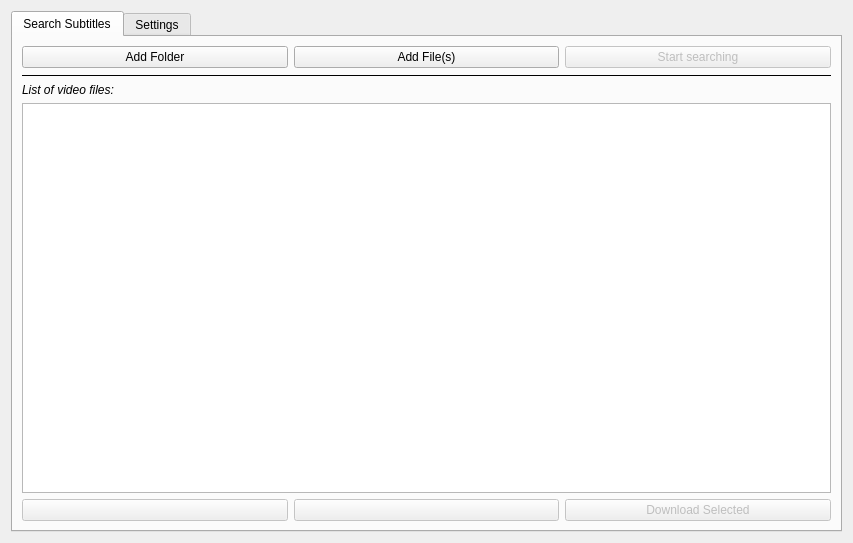
<?xml version="1.0" encoding="UTF-8"?>
<ui version="4.0">
 <class>Dialog</class>
 <widget class="QDialog" name="Dialog">
  <property name="geometry">
   <rect>
    <x>0</x>
    <y>0</y>
    <width>853</width>
    <height>543</height>
   </rect>
  </property>
  <property name="sizePolicy">
   <sizepolicy hsizetype="Preferred" vsizetype="Ignored">
    <horstretch>0</horstretch>
    <verstretch>0</verstretch>
   </sizepolicy>
  </property>
  <property name="windowTitle">
   <string>PySub GUI</string>
  </property>
  <layout class="QVBoxLayout" name="verticalLayout_2">
   <item>
    <widget class="QTabWidget" name="tabWidget">
     <property name="currentIndex">
      <number>0</number>
     </property>
     <widget class="QWidget" name="tab_search">
      <attribute name="title">
       <string>Search Subtitles</string>
      </attribute>
      <layout class="QHBoxLayout" name="horizontalLayout">
       <item>
        <layout class="QGridLayout" name="gridLayout">
         <item row="5" column="1">
          <widget class="QPushButton" name="btn_auto_dl">
           <property name="enabled">
            <bool>false</bool>
           </property>
           <property name="text">
            <string/>
           </property>
          </widget>
         </item>
         <item row="2" column="0" colspan="3">
          <widget class="Line" name="line">
           <property name="frameShadow">
            <enum>QFrame::Plain</enum>
           </property>
           <property name="orientation">
            <enum>Qt::Horizontal</enum>
           </property>
          </widget>
         </item>
         <item row="1" column="2">
          <widget class="QPushButton" name="btn_start">
           <property name="enabled">
            <bool>false</bool>
           </property>
           <property name="text">
            <string>Start searching</string>
           </property>
          </widget>
         </item>
         <item row="4" column="0" colspan="3">
          <widget class="QTreeView" name="file_list">
           <property name="editTriggers">
            <set>QAbstractItemView::NoEditTriggers</set>
           </property>
           <property name="showDropIndicator" stdset="0">
            <bool>false</bool>
           </property>
           <property name="alternatingRowColors">
            <bool>true</bool>
           </property>
           <property name="selectionMode">
            <enum>QAbstractItemView::ExtendedSelection</enum>
           </property>
           <property name="itemsExpandable">
            <bool>false</bool>
           </property>
           <property name="sortingEnabled">
            <bool>true</bool>
           </property>
           <property name="animated">
            <bool>true</bool>
           </property>
           <property name="allColumnsShowFocus">
            <bool>true</bool>
           </property>
           <property name="expandsOnDoubleClick">
            <bool>false</bool>
           </property>
          </widget>
         </item>
         <item row="3" column="0" colspan="3">
          <widget class="QLabel" name="status_label">
           <property name="font">
            <font>
             <italic>true</italic>
            </font>
           </property>
           <property name="text">
            <string>&lt;html&gt;&lt;head/&gt;&lt;body&gt;&lt;p&gt;List of video files:&lt;/p&gt;&lt;/body&gt;&lt;/html&gt;</string>
           </property>
          </widget>
         </item>
         <item row="5" column="2">
          <widget class="QPushButton" name="btn_dl_sel">
           <property name="enabled">
            <bool>false</bool>
           </property>
           <property name="text">
            <string>Download Selected</string>
           </property>
          </widget>
         </item>
         <item row="5" column="0">
          <widget class="QPushButton" name="btn_skip">
           <property name="enabled">
            <bool>false</bool>
           </property>
           <property name="text">
            <string/>
           </property>
          </widget>
         </item>
         <item row="1" column="0">
          <widget class="QPushButton" name="btn_add_folder">
           <property name="text">
            <string>Add Folder</string>
           </property>
          </widget>
         </item>
         <item row="1" column="1">
          <widget class="QPushButton" name="btn_add_file">
           <property name="text">
            <string>Add File(s)</string>
           </property>
          </widget>
         </item>
        </layout>
       </item>
      </layout>
     </widget>
     <widget class="QWidget" name="tab_settings">
      <attribute name="title">
       <string>Settings</string>
      </attribute>
      <layout class="QVBoxLayout" name="verticalLayout">
       <item>
        <widget class="QToolBox" name="bx_settings">
         <property name="currentIndex">
          <number>0</number>
         </property>
         <widget class="QWidget" name="pge_set_norm">
          <property name="geometry">
           <rect>
            <x>0</x>
            <y>0</y>
            <width>813</width>
            <height>369</height>
           </rect>
          </property>
          <attribute name="label">
           <string>Settings</string>
          </attribute>
          <layout class="QHBoxLayout" name="horizontalLayout_2">
           <item>
            <layout class="QFormLayout" name="layout_chkboxes">
             <property name="sizeConstraint">
              <enum>QLayout::SetDefaultConstraint</enum>
             </property>
             <property name="fieldGrowthPolicy">
              <enum>QFormLayout::AllNonFixedFieldsGrow</enum>
             </property>
             <item row="1" column="0">
              <widget class="QCheckBox" name="chk_auto_dl">
               <property name="text">
                <string>Auto Download Subtitles</string>
               </property>
              </widget>
             </item>
             <item row="1" column="1">
              <widget class="QLabel" name="lbl_auto_dl">
               <property name="font">
                <font>
                 <family>Droid Sans</family>
                 <italic>false</italic>
                 <underline>false</underline>
                 <kerning>true</kerning>
                </font>
               </property>
               <property name="text">
                <string>&lt;html&gt;&lt;head/&gt;&lt;body&gt;&lt;p&gt;&lt;span style=&quot; color:#747474;&quot;&gt;Skips asking you which subtitle to download for every file and will automatically picks best one it can find. &lt;/span&gt;&lt;/p&gt;&lt;/body&gt;&lt;/html&gt;</string>
               </property>
               <property name="textFormat">
                <enum>Qt::AutoText</enum>
               </property>
               <property name="scaledContents">
                <bool>false</bool>
               </property>
               <property name="wordWrap">
                <bool>true</bool>
               </property>
              </widget>
             </item>
             <item row="3" column="0">
              <widget class="QCheckBox" name="chk_overwrite">
               <property name="text">
                <string>Overwrite Existing Subs</string>
               </property>
              </widget>
             </item>
             <item row="3" column="1">
              <widget class="QLabel" name="lbl_overwrite">
               <property name="text">
                <string>&lt;html&gt;&lt;head/&gt;&lt;body&gt;&lt;p&gt;&lt;span style=&quot; color:#747474;&quot;&gt;Overwrite subtitle if one already exists without prompting user&lt;/span&gt;&lt;/p&gt;&lt;/body&gt;&lt;/html&gt;</string>
               </property>
               <property name="wordWrap">
                <bool>true</bool>
               </property>
              </widget>
             </item>
             <item row="5" column="0" colspan="2">
              <layout class="QHBoxLayout" name="dl_folder_layout">
               <item>
                <widget class="QLabel" name="lbl_save_folder">
                 <property name="text">
                  <string>&lt;html&gt;&lt;head/&gt;&lt;body&gt;&lt;p&gt;&lt;span style=&quot; color:#676767;&quot;&gt;Relative to video subtitle folder to save to:&lt;/span&gt;&lt;/p&gt;&lt;/body&gt;&lt;/html&gt;</string>
                 </property>
                </widget>
               </item>
               <item>
                <spacer name="save_folder_spacer">
                 <property name="orientation">
                  <enum>Qt::Horizontal</enum>
                 </property>
                 <property name="sizeHint" stdset="0">
                  <size>
                   <width>40</width>
                   <height>20</height>
                  </size>
                 </property>
                </spacer>
               </item>
               <item>
                <widget class="QLineEdit" name="lne_save_folder"/>
               </item>
              </layout>
             </item>
             <item row="6" column="0" colspan="2">
              <layout class="QHBoxLayout" name="language_layout">
               <item>
                <widget class="QLabel" name="lbl_language">
                 <property name="text">
                  <string>&lt;html&gt;&lt;head/&gt;&lt;body&gt;&lt;p&gt;&lt;span style=&quot; color:#737373;&quot;&gt;Search subtitles for this language:&lt;/span&gt;&lt;/p&gt;&lt;/body&gt;&lt;/html&gt;</string>
                 </property>
                 <property name="wordWrap">
                  <bool>true</bool>
                 </property>
                </widget>
               </item>
               <item>
                <spacer name="spacer_language">
                 <property name="orientation">
                  <enum>Qt::Horizontal</enum>
                 </property>
                 <property name="sizeType">
                  <enum>QSizePolicy::Preferred</enum>
                 </property>
                 <property name="sizeHint" stdset="0">
                  <size>
                   <width>40</width>
                   <height>20</height>
                  </size>
                 </property>
                </spacer>
               </item>
               <item>
                <widget class="QComboBox" name="cbo_language">
                 <property name="sizePolicy">
                  <sizepolicy hsizetype="Maximum" vsizetype="Fixed">
                   <horstretch>0</horstretch>
                   <verstretch>0</verstretch>
                  </sizepolicy>
                 </property>
                 <property name="minimumSize">
                  <size>
                   <width>150</width>
                   <height>0</height>
                  </size>
                 </property>
                </widget>
               </item>
              </layout>
             </item>
             <item row="4" column="1">
              <widget class="QLabel" name="lbl_prompt">
               <property name="text">
                <string>&lt;html&gt;&lt;head/&gt;&lt;body&gt;&lt;p&gt;&lt;span style=&quot; color:#747474;&quot;&gt;If auto download is used and it doesn't find any suitable subtitles you'll have to manually select one (or skip file)&lt;/span&gt;&lt;/p&gt;&lt;/body&gt;&lt;/html&gt;</string>
               </property>
               <property name="wordWrap">
                <bool>true</bool>
               </property>
              </widget>
             </item>
             <item row="4" column="0">
              <widget class="QCheckBox" name="chk_prompt">
               <property name="text">
                <string>Prompt if auto-dl fails</string>
               </property>
              </widget>
             </item>
            </layout>
           </item>
          </layout>
          <zorder></zorder>
         </widget>
         <widget class="QWidget" name="pge_set_adv">
          <property name="geometry">
           <rect>
            <x>0</x>
            <y>0</y>
            <width>760</width>
            <height>477</height>
           </rect>
          </property>
          <attribute name="label">
           <string>Advanced Settings</string>
          </attribute>
          <layout class="QVBoxLayout" name="verticalLayout_3">
           <item>
            <widget class="QGroupBox" name="advanced_group_box">
             <property name="enabled">
              <bool>false</bool>
             </property>
             <property name="title">
              <string/>
             </property>
             <property name="flat">
              <bool>true</bool>
             </property>
             <property name="checkable">
              <bool>false</bool>
             </property>
             <property name="checked">
              <bool>false</bool>
             </property>
             <layout class="QHBoxLayout" name="horizontalLayout_7">
              <property name="margin">
               <number>2</number>
              </property>
              <item>
               <layout class="QVBoxLayout" name="advanced_layout">
                <item>
                 <widget class="QLabel" name="lbl_file_ext">
                  <property name="text">
                   <string>File extensions</string>
                  </property>
                 </widget>
                </item>
                <item>
                 <widget class="QPlainTextEdit" name="txt_file_ext">
                  <property name="minimumSize">
                   <size>
                    <width>0</width>
                    <height>0</height>
                   </size>
                  </property>
                 </widget>
                </item>
                <item>
                 <widget class="QLabel" name="lbl_sub_ext">
                  <property name="text">
                   <string>Sub ext</string>
                  </property>
                 </widget>
                </item>
                <item>
                 <widget class="QPlainTextEdit" name="txt_sub_ext"/>
                </item>
                <item>
                 <widget class="QLabel" name="lbl_lang_json">
                  <property name="text">
                   <string>Languages JSON:</string>
                  </property>
                 </widget>
                </item>
                <item>
                 <widget class="QPlainTextEdit" name="txt_lang_json"/>
                </item>
                <item>
                 <layout class="QHBoxLayout" name="cutoff_layout">
                  <item>
                   <widget class="QLabel" name="lbl_cutoff">
                    <property name="text">
                     <string>Match cutoff:</string>
                    </property>
                   </widget>
                  </item>
                  <item>
                   <widget class="QSlider" name="sl_cutoff">
                    <property name="maximum">
                     <number>100</number>
                    </property>
                    <property name="singleStep">
                     <number>1</number>
                    </property>
                    <property name="pageStep">
                     <number>1</number>
                    </property>
                    <property name="value">
                     <number>75</number>
                    </property>
                    <property name="orientation">
                     <enum>Qt::Horizontal</enum>
                    </property>
                    <property name="invertedAppearance">
                     <bool>false</bool>
                    </property>
                    <property name="invertedControls">
                     <bool>false</bool>
                    </property>
                   </widget>
                  </item>
                  <item>
                   <widget class="QLabel" name="sl_label">
                    <property name="text">
                     <string>00</string>
                    </property>
                   </widget>
                  </item>
                 </layout>
                </item>
                <item>
                 <layout class="QHBoxLayout" name="ua_server_layout">
                  <item>
                   <widget class="QLabel" name="lbl_ua">
                    <property name="text">
                     <string>User Agent:</string>
                    </property>
                   </widget>
                  </item>
                  <item>
                   <widget class="QLineEdit" name="lne_ua"/>
                  </item>
                  <item>
                   <widget class="QLabel" name="lbl_server">
                    <property name="text">
                     <string>XMLRPC Server URL:</string>
                    </property>
                   </widget>
                  </item>
                  <item>
                   <widget class="QLineEdit" name="lne_server"/>
                  </item>
                 </layout>
                </item>
               </layout>
              </item>
             </layout>
            </widget>
           </item>
           <item>
            <widget class="QCheckBox" name="chk_enable_advanced_sett">
             <property name="text">
              <string>Enable Advanced Settings</string>
             </property>
            </widget>
           </item>
          </layout>
         </widget>
        </widget>
       </item>
       <item>
        <widget class="Line" name="line_buttons">
         <property name="frameShadow">
          <enum>QFrame::Raised</enum>
         </property>
         <property name="orientation">
          <enum>Qt::Horizontal</enum>
         </property>
        </widget>
       </item>
       <item>
        <layout class="QHBoxLayout" name="layout_settings_buttons">
         <item>
          <widget class="QPushButton" name="btn_reset_conf">
           <property name="text">
            <string>Reset to default</string>
           </property>
           <property name="checkable">
            <bool>false</bool>
           </property>
           <property name="flat">
            <bool>false</bool>
           </property>
          </widget>
         </item>
         <item>
          <spacer name="spacer_buttons">
           <property name="orientation">
            <enum>Qt::Horizontal</enum>
           </property>
           <property name="sizeHint" stdset="0">
            <size>
             <width>40</width>
             <height>20</height>
            </size>
           </property>
          </spacer>
         </item>
         <item>
          <widget class="QPushButton" name="btn_save_conf">
           <property name="text">
            <string>Save</string>
           </property>
          </widget>
         </item>
        </layout>
       </item>
      </layout>
     </widget>
    </widget>
   </item>
  </layout>
 </widget>
 <tabstops>
  <tabstop>btn_add_folder</tabstop>
  <tabstop>btn_add_file</tabstop>
  <tabstop>btn_start</tabstop>
  <tabstop>btn_skip</tabstop>
  <tabstop>btn_auto_dl</tabstop>
  <tabstop>btn_dl_sel</tabstop>
 </tabstops>
 <resources/>
 <connections>
  <connection>
   <sender>chk_enable_advanced_sett</sender>
   <signal>toggled(bool)</signal>
   <receiver>advanced_group_box</receiver>
   <slot>setEnabled(bool)</slot>
   <hints>
    <hint type="sourcelabel">
     <x>32</x>
     <y>423</y>
    </hint>
    <hint type="destinationlabel">
     <x>71</x>
     <y>172</y>
    </hint>
   </hints>
  </connection>
  <connection>
   <sender>sl_cutoff</sender>
   <signal>valueChanged(int)</signal>
   <receiver>sl_label</receiver>
   <slot>setNum(int)</slot>
   <hints>
    <hint type="sourcelabel">
     <x>393</x>
     <y>363</y>
    </hint>
    <hint type="destinationlabel">
     <x>715</x>
     <y>363</y>
    </hint>
   </hints>
  </connection>
 </connections>
</ui>
